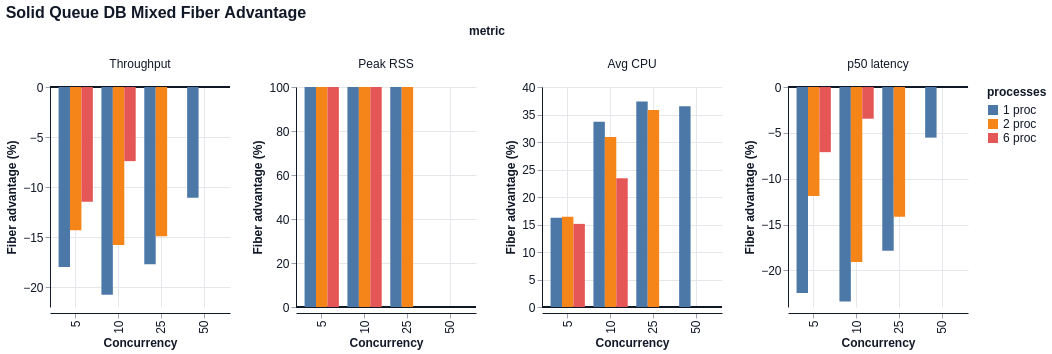

Describe this chart as a Vega-Lite specification.
### Vega-Lite specification from a JSON file in a GitHub repository (floating-point values rounded to 4 significant figures)
{"$schema": "https://vega.github.io/schema/vega-lite/v6.json", "title": "Solid Queue DB Mixed Fiber Advantage", "data": {"values": [{"concurrency": 5, "processes": "1 proc", "metric": "Throughput", "value": -18.01}, {"concurrency": 5, "processes": "1 proc", "metric": "Peak RSS", "value": 100.0}, {"concurrency": 5, "processes": "1 proc", "metric": "Avg CPU", "value": 16.23}, {"concurrency": 5, "processes": "1 proc", "metric": "p50 latency", "value": -22.46}, {"concurrency": 10, "processes": "1 proc", "metric": "Throughput", "value": -20.77}, {"concurrency": 10, "processes": "1 proc", "metric": "Peak RSS", "value": 100.0}, {"concurrency": 10, "processes": "1 proc", "metric": "Avg CPU", "value": 33.67}, {"concurrency": 10, "processes": "1 proc", "metric": "p50 latency", "value": -23.41}, {"concurrency": 25, "processes": "1 proc", "metric": "Throughput", "value": -17.73}, {"concurrency": 25, "processes": "1 proc", "metric": "Peak RSS", "value": 100.0}, {"concurrency": 25, "processes": "1 proc", "metric": "Avg CPU", "value": 37.37}, {"concurrency": 25, "processes": "1 proc", "metric": "p50 latency", "value": -17.86}, {"concurrency": 50, "processes": "1 proc", "metric": "Throughput", "value": -11.09}, {"concurrency": 50, "processes": "1 proc", "metric": "Peak RSS", "value": -0.0}, {"concurrency": 50, "processes": "1 proc", "metric": "Avg CPU", "value": 36.5}, {"concurrency": 50, "processes": "1 proc", "metric": "p50 latency", "value": -5.523}, {"concurrency": 5, "processes": "2 proc", "metric": "Throughput", "value": -14.33}, {"concurrency": 5, "processes": "2 proc", "metric": "Peak RSS", "value": 100.0}, {"concurrency": 5, "processes": "2 proc", "metric": "Avg CPU", "value": 16.41}, {"concurrency": 5, "processes": "2 proc", "metric": "p50 latency", "value": -11.88}, {"concurrency": 10, "processes": "2 proc", "metric": "Throughput", "value": -15.79}, {"concurrency": 10, "processes": "2 proc", "metric": "Peak RSS", "value": 100.0}, {"concurrency": 10, "processes": "2 proc", "metric": "Avg CPU", "value": 30.9}, {"concurrency": 10, "processes": "2 proc", "metric": "p50 latency", "value": -19.09}, {"concurrency": 25, "processes": "2 proc", "metric": "Throughput", "value": -14.92}, {"concurrency": 25, "processes": "2 proc", "metric": "Peak RSS", "value": 100.0}, {"concurrency": 25, "processes": "2 proc", "metric": "Avg CPU", "value": 35.82}, {"concurrency": 25, "processes": "2 proc", "metric": "p50 latency", "value": -14.16}, {"concurrency": 5, "processes": "6 proc", "metric": "Throughput", "value": -11.47}, {"concurrency": 5, "processes": "6 proc", "metric": "Peak RSS", "value": 100.0}, {"concurrency": 5, "processes": "6 proc", "metric": "Avg CPU", "value": 15.11}, {"concurrency": 5, "processes": "6 proc", "metric": "p50 latency", "value": -7.109}, {"concurrency": 10, "processes": "6 proc", "metric": "Throughput", "value": -7.412}, {"concurrency": 10, "processes": "6 proc", "metric": "Peak RSS", "value": 100.0}, {"concurrency": 10, "processes": "6 proc", "metric": "Avg CPU", "value": 23.4}, {"concurrency": 10, "processes": "6 proc", "metric": "p50 latency", "value": -3.459}]}, "facet": {"column": {"field": "metric", "type": "nominal", "sort": ["Throughput", "Peak RSS", "Avg CPU", "p50 latency"]}}, "spec": {"width": 180, "height": 220, "layer": [{"mark": {"type": "rule", "color": "#111827", "strokeWidth": 1.5, "opacity": 0.75}, "encoding": {"y": {"datum": 0, "type": "quantitative", "title": "Fiber advantage (%)"}}}, {"mark": {"type": "bar", "tooltip": true}, "encoding": {"x": {"field": "concurrency", "type": "ordinal", "title": "Concurrency"}, "xOffset": {"field": "processes", "type": "nominal", "sort": ["1 proc", "2 proc", "6 proc"]}, "y": {"field": "value", "type": "quantitative", "title": "Fiber advantage (%)", "stack": null}, "color": {"field": "processes", "type": "nominal", "sort": ["1 proc", "2 proc", "6 proc"]}, "tooltip": [{"field": "metric", "type": "nominal"}, {"field": "concurrency", "type": "quantitative"}, {"field": "processes", "type": "nominal"}, {"field": "value", "type": "quantitative"}]}}]}, "resolve": {"scale": {"y": "independent"}}, "config": {"background": "white", "axis": {"labelFont": "Helvetica", "titleFont": "Helvetica", "labelFontSize": 12, "titleFontSize": 12, "labelColor": "#111827", "titleColor": "#111827", "domainColor": "#111827", "tickColor": "#9ca3af", "grid": true, "gridColor": "#e5e7eb"}, "header": {"labelFont": "Helvetica", "titleFont": "Helvetica", "labelFontSize": 12, "titleFontSize": 12, "labelColor": "#111827", "titleColor": "#111827"}, "legend": {"labelFont": "Helvetica", "titleFont": "Helvetica", "labelFontSize": 12, "titleFontSize": 12, "labelColor": "#111827", "titleColor": "#111827"}, "title": {"font": "Helvetica", "fontSize": 16, "anchor": "start", "color": "#111827"}, "view": {"stroke": null}}}
